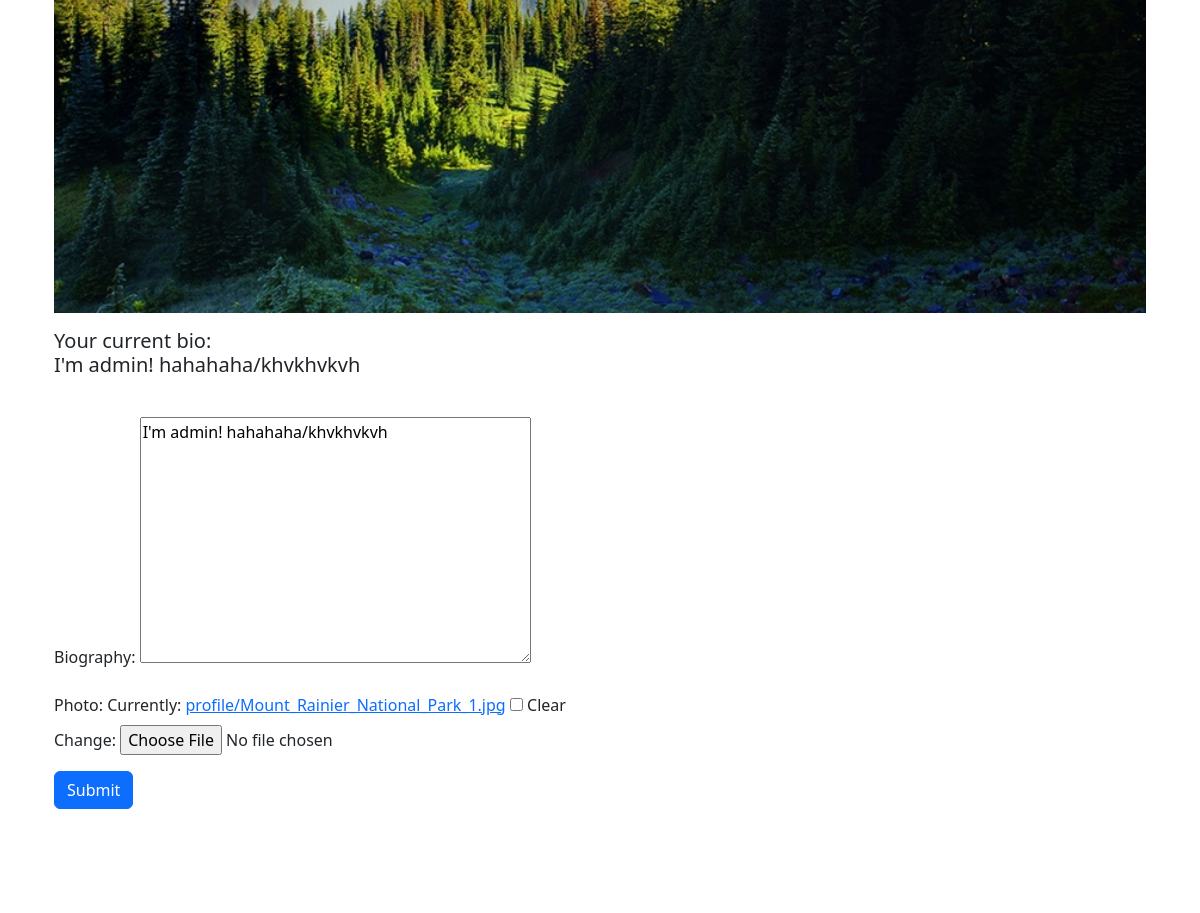
Page /account/profile/ (signed in, middle part) on the earlier database version.
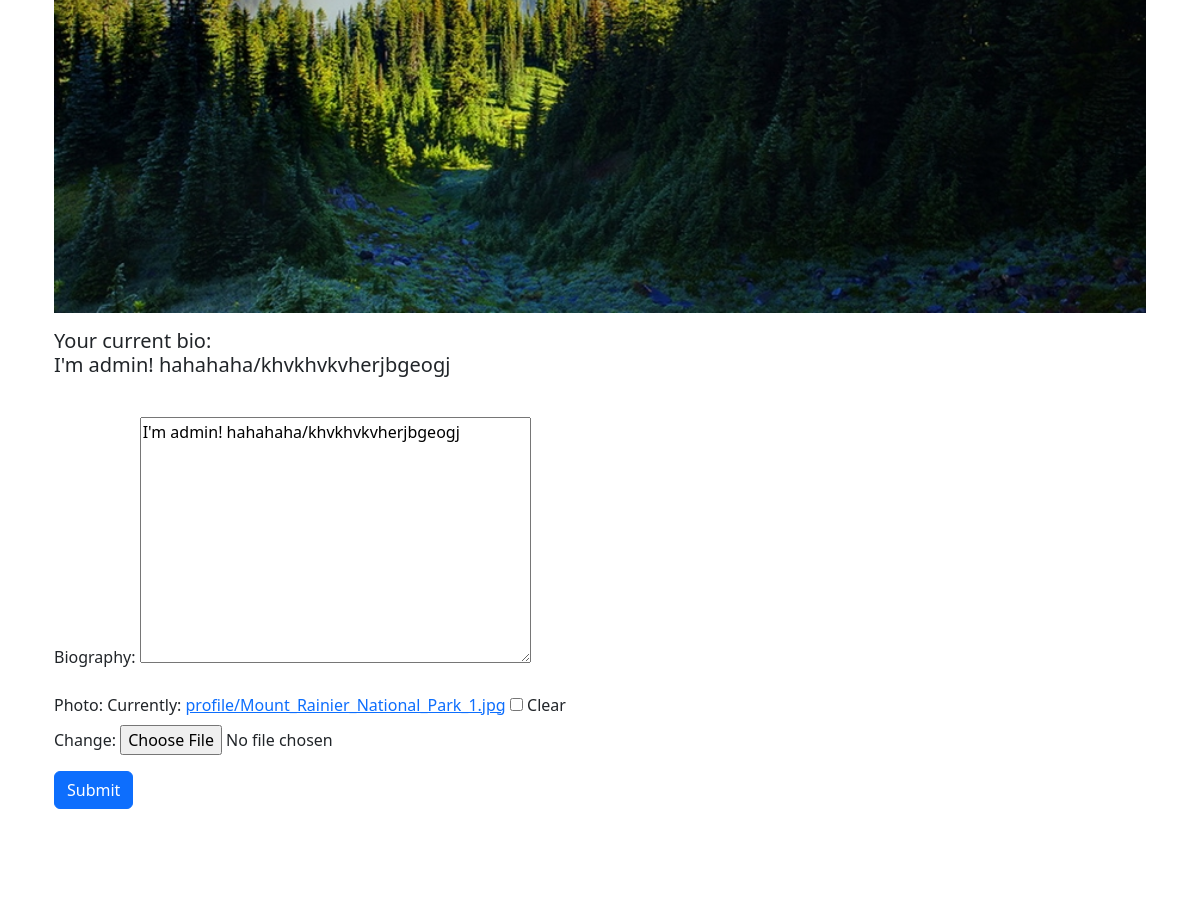
Same page on the later database version.
### blog/models.py (models this page shows, shortened)
class Profile(models.Model):
    user = models.OneToOneField(User, null=True, on_delete=models.SET_NULL)
    biography = models.TextField(blank=True, null=True)
    photo = models.ImageField(blank=True, upload_to=f"profile/", null=True)

### account/views.py (the view)
# urls.py: path('profile/', profile, name='current_user_profile'),
@login_required
def profile(request):
    if request.method == 'POST':
        profile_from = ProfileForm(request.POST, request.FILES, instance=request.user.profile)
        if profile_from.is_valid():
            profile_from.save()
    data_user = Profile.objects.get(user=request.user)
    profile_form = ProfileForm(instance=request.user.profile)
    return render(request, 'account/profile.html', {'profile_form': profile_form, 'user': data_user})

### blog/forms.py
class ProfileForm(forms.ModelForm):
    class Meta:
        model = Profile
        fields = ('biography', 'photo')

### templates/account/profile.html (shortened to what this page needs)
{% extends 'blog/base.html' %}
{% block content %}
<div class="container">
<div style="margin-top: 20px; margin-bottom: 120px;">
<form method="post" action="" enctype="multipart/form-data">
    {% if user.photo %}
    <p><img class="card-img-top" alt="Thumbnail [100%x225]" src="{{ user.photo.url }}" data-holder-rendered="true"></p>
    {% endif %}
    {% if user.biography %}
    <p><div class="input-group mb-3"><h5>Your current bio: <p>{{ user.biography }}</p></h5></div></p>
    {% endif %}
    {{ profile_form.as_p }}
    <p><button type="submit" class="btn btn-primary">Submit</button></p>
</form>
</div>
</div>
{% endblock %}

Differences in the rows shown:
changed Profile: biography "I'm admin! hahahaha/khvkhvkvh" → "I'm admin! hahahaha/khvkhvkvherjbgeogj"
